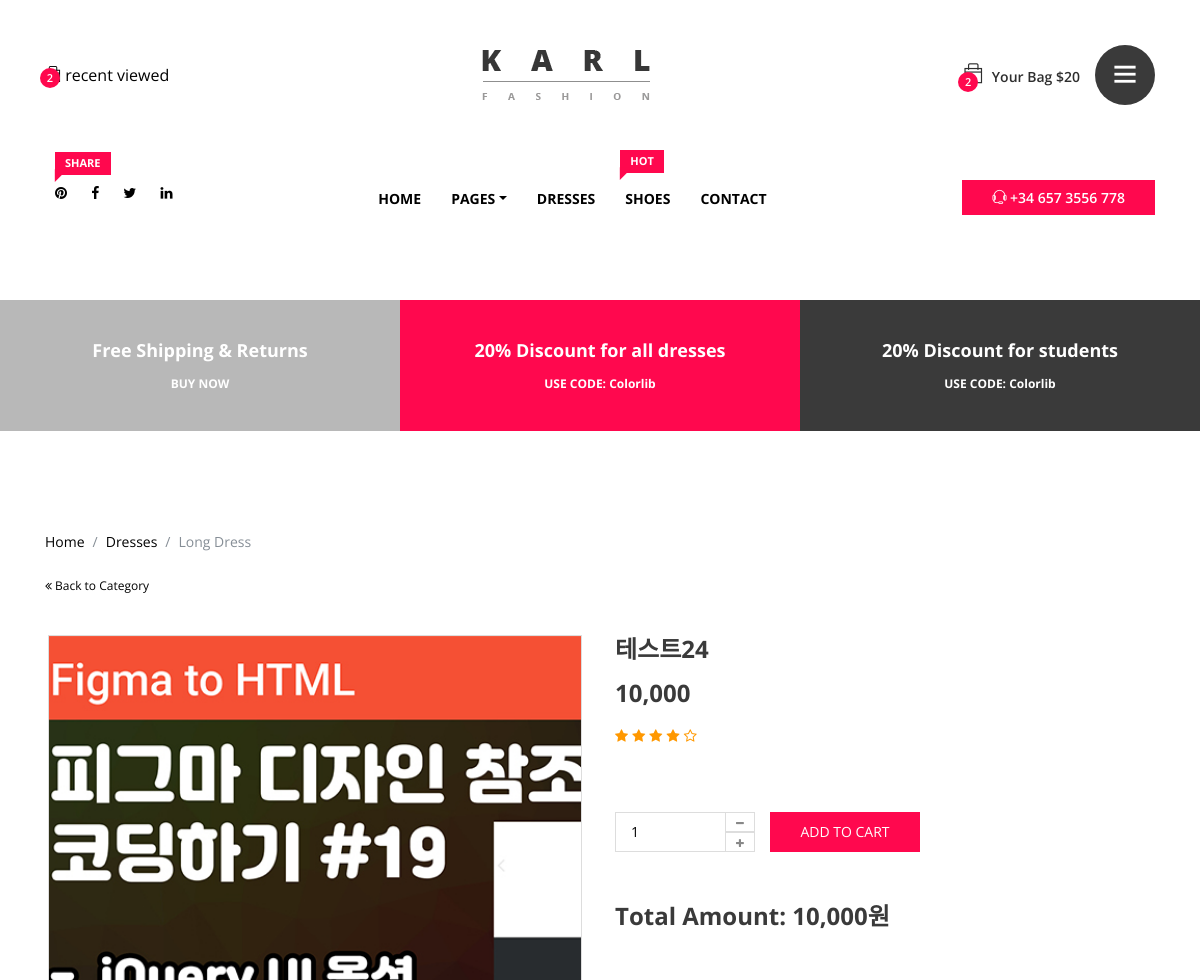
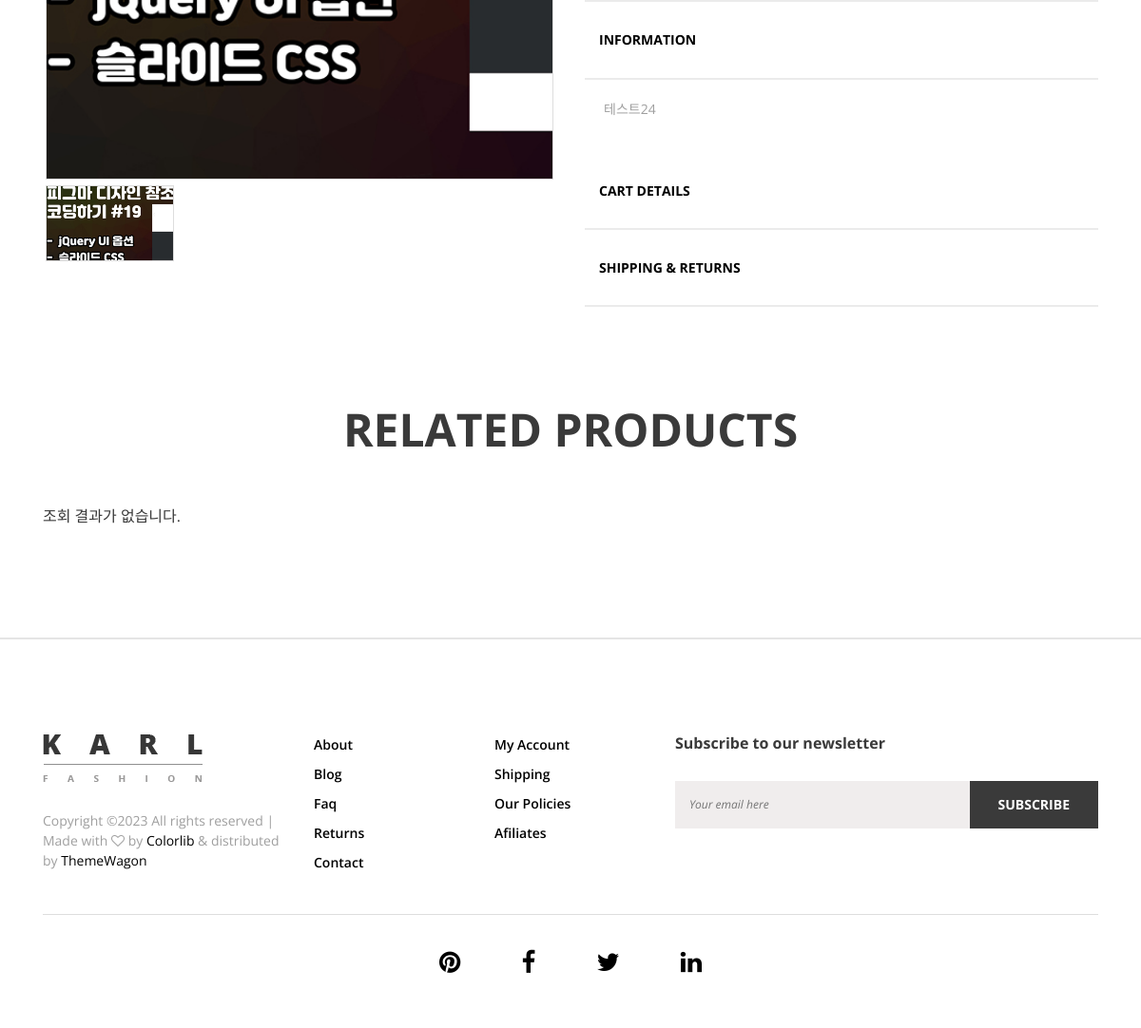
/product_details.php?pid=24, run on the app's committed database (2 pictures, top to bottom).
### tables this page shows
CREATE TABLE `products` (
  `pid` int(11) NOT NULL,
  `name` varchar(500) NOT NULL,
  `cate` varchar(100) DEFAULT NULL,
  `content` text DEFAULT NULL,
  `thumbnail` varchar(100) DEFAULT NULL,
  `price` double DEFAULT NULL,
  `sale_price` double DEFAULT NULL,
  `sale_ratio` double DEFAULT NULL,
  `cnt` int(11) DEFAULT NULL,
  `sale_cnt` int(11) DEFAULT NULL,
  `isnew` tinyint(4) DEFAULT NULL,
  `isbest` tinyint(4) DEFAULT NULL,
  `isrecom` tinyint(4) DEFAULT NULL,
  `ismain` tinyint(4) DEFAULT NULL,
  `locate` tinyint(4) DEFAULT NULL,
  `userid` varchar(100) DEFAULT NULL,
  `sale_end_date` datetime DEFAULT NULL,
  `reg_date` datetime DEFAULT NULL,
  `status` tinyint(4) DEFAULT 0,
  `delivery_fee` double DEFAULT NULL,
  `file_table_id` varchar(50) DEFAULT NULL,
  `option_id` varchar(50) DEFAULT NULL
);

### product_details.php (the view, shortened to what this page needs)
<?php
include_once $_SERVER['DOCUMENT_ROOT'].'/abcmall/inc/header.php';
$pid = $_GET['pid'];
$sql = "SELECT * FROM products where pid={$pid}";
$result = $mysqli -> query($sql);
$rs = $result -> fetch_object();
?>
        <div class="breadcumb_area">
            <div class="container">
                <div class="row">
                    <div class="col-12">
                        <ol class="breadcrumb d-flex align-items-center">
                            <li class="breadcrumb-item"><a href="#">Home</a></li>
                            <li class="breadcrumb-item"><a href="#">Dresses</a></li>
                            <li class="breadcrumb-item active">Long Dress</li>
                        </ol>
                        <a href="#" class="backToHome d-block"><i class="fa fa-angle-double-left"></i> Back to Category</a>
                    </div>
                </div>
            </div>
        </div>
        <section class="single_product_details_area section_padding_0_100">
            <div class="container">
                <div class="row">
                    <div class="col-12 col-md-6">
                        <div class="single_product_thumb">
                            <div id="product_details_slider" class="carousel slide" data-ride="carousel">
                                <ol class="carousel-indicators">
                                    <li class="active" data-target="#product_details_slider" data-slide-to="0" style="background-image: url(<?= $rs->thumbnail; ?>);">
                                    </li>
                                </ol>
                                <div class="carousel-inner">
                                    <div class="carousel-item active">
                                        <a class="gallery_img" href="<?= $rs->thumbnail; ?>">
                                        <img class="d-block w-100" src="<?= $rs->thumbnail; ?>" alt="First slide">
                                        </a>
                                    </div>
                                </div>
                            </div>
                        </div>
                    </div>
                    <div class="col-12 col-md-6">
                        <div class="single_product_desc">
                            <h4 class="title"><?= $rs->name; ?></h4>
                            <h4 class="price number"><?= $rs->price; ?></h4>
                            <div class="single_product_ratings mb-15">
                                <i class="fa fa-star" aria-hidden="true"></i>
                                <i class="fa fa-star" aria-hidden="true"></i>
                                <i class="fa fa-star" aria-hidden="true"></i>
                                <i class="fa fa-star" aria-hidden="true"></i>
                                <i class="fa fa-star-o" aria-hidden="true"></i>
                            </div>
                            <form class="cart mb-50" method="post">
                                <div class="d-flex">
                                    <div class="quantity">
                                        <span class="qty-minus"><i class="fa fa-minus" aria-hidden="true"></i></span>
                                        <input type="number" class="qty-text" id="qty" step="1" min="1" max="12" name="quantity" value="1">
                                        <span class="qty-plus"><i class="fa fa-plus" aria-hidden="true"></i></span>
                                    </div>
                                    <button type="submit" name="addtocart" value="5" class="btn cart-submit d-block">Add to cart</button>
                                </div>
                                <h4 class="mt-50">Total Amount: <span class="totalprice number"><?= $rs->price; ?></span>원</h4>
                            </form>
                            <div id="accordion" role="tablist">
                                <div class="card">
                                    <div class="card-header" role="tab" id="headingOne">
                                        <h6 class="mb-0">
                                            <a data-toggle="collapse" href="#collapseOne" aria-expanded="true" aria-controls="collapseOne">Information</a>
                                        </h6>
                                    </div>
                                    <div id="collapseOne" class="collapse show" role="tabpanel" aria-labelledby="headingOne" data-parent="#accordion">
                                        <div class="card-body">
                                          <?= $rs->content; ?>
                                        </div>
                                    </div>
                                </div>
                                <div class="card">
                                    <div class="card-header" role="tab" id="headingTwo">
                                        <h6 class="mb-0">
                                            <a class="collapsed" data-toggle="collapse" href="#collapseTwo" aria-expanded="false" aria-controls="collapseTwo">Cart Details</a>
                                        </h6>
                                    </div>
                                </div>
                                <div class="card">
                                    <div class="card-header" role="tab" id="headingThree">
                                        <h6 class="mb-0">
                                            <a class="collapsed" data-toggle="collapse" href="#collapseThree" aria-expanded="false" aria-controls="collapseThree">shipping &amp; Returns</a>
                                        </h6>
                                    </div>
                                </div>
                            </div>
                        </div>
                    </div>
                </div>
            </div>
        </section>
        <section class="you_may_like_area clearfix">
            <div class="container">
                <div class="row">
                    <div class="col-12">
                        <div class="section_heading text-center">
                            <h2>related Products</h2>
                        </div>
                    </div>
                </div>
                <div class="row">
                    <div class="col-12">
                        <div class="you_make_like_slider owl-carousel">
                        <?php
                  if(isset($rr)){
                    foreach($rr as $item){
                  ?>
                    <div class="single_gallery_item">
                        <div class="product-img">
                            <img src="<?php echo $item->thumbnail ?>" alt="<?php echo $item->name ?>">
                            <div class="product-quicview">
                                <a href="#" data-toggle="modal" data-target="#quickview"><i class="ti-plus"></i></a>
                            </div>
                        </div>
                        <div class="product-description">
                            <h4 class="product-price"><?php echo $item->price ?></h4>
                            <p><a href="product_details.php?pid=<?php echo $item->pid ?>"><?php echo $item->name ?></a></p>
                            <a href="#" class="add-to-cart-btn">ADD TO CART</a>
                        </div>
                    </div>
                    <?php
                        }
                      } else {
                    ?>
                      <div class="single_gallery_item">
                          <p>조회 결과가 없습니다.</p>
                      </div>
                      <?php
                        }
                      ?>
                        </div>
                    </div>
                </div>
            </div>
        </section>
<?php
include_once $_SERVER['DOCUMENT_ROOT'].'/abcmall/inc/footer.php';
?>

### css/core-style.css (style rules this page uses)
* { margin: 0; padding: 0; }
body { font-family: 'Open Sans', sans-serif; font-weight: 400; overflow-x: hidden; }
h1, h2, h3, h4, h5, h6 { color: #3a3a3a; line-height: 1.2; font-family: 'Open Sans', sans-serif; font-weight: 700; }
p { color: #3a3a3a; font-size: 1em; line-height: 1.5; font-family: 'Open Sans', sans-serif; font-weight: 400; }
ul, ol { margin: 0; }
ol li, ul li { list-style: outside none none; }
img { height: auto; max-width: 100%; }
.mt-50 { margin-top: 50px; }
.mb-15 { margin-bottom: 15px; }
.mb-50 { margin-bottom: 50px; }
.section_padding_0_100 { padding: 0 0 100px; }
.section_heading { margin-bottom: 50px; position: relative; z-index: 1; }
.section_heading h2 { font-size: 48px; margin-bottom: 0; text-transform: uppercase; }
.cart { position: relative; z-index: 200; }
.single_gallery_item { margin-bottom: 100px; overflow: hidden }
.breadcumb_area { padding-top: 100px; padding-bottom: 40px; }
.breadcumb_area .breadcrumb { margin-bottom: 0; background-color: transparent; padding: 0; }
.breadcumb_area .breadcrumb-item, .breadcumb_area .breadcrumb-item>a { text-transform: capitalize; font-size: 14px; }
.backToHome { font-size: 12px; margin-top: 25px; }
.single_product_thumb { margin-bottom: 100px; }
.single_product_thumb .carousel-indicators { bottom: -86px; -webkit-box-pack: left; -ms-flex-pack: left; justify-content: left; left: 0; margin: 0; display: -moz-flex; display: -ms-flex; display: -o-flex; display: -webkit-box; display: -ms-flexbox; display: flex; width: 100%; }
.single_product_thumb .carousel-indicators li { background-position: center center; background-size: cover; height: 80px; width: 25%; }
.single_product_thumb .carousel-inner { border: 1px solid #ddd; margin: 0 3px; width: calc(100% - 6px); }
.single_product_thumb .carousel-indicators li.active { border: 1px solid #ddd; }
.single_product_desc { position: relative; z-index: 1; }
.single_product_desc .title { font-size: 24px; margin-bottom: 15px; }
.single_product_desc .price { margin-bottom: 15px; }
.single_product_desc .single_product_ratings i { color: #ff9800; font-size: 14px; }
.single_product_desc .cart .qty-text { border: 1px solid #ddd; height: 40px; padding: 5px 15px; width: 140px; -moz-appearance: textfield; -webkit-appearance: textfield; appearance: textfield; font-size: 14px; }
.single_product_desc .cart .quantity { display: inline-block; float: left; position: relative; z-index: 1; }
.single_product_desc .cart .qty-minus, .single_product_desc .cart .qty-plus { background-color: #fff; border: 1px solid #ddd; display: block; height: 20px; position: absolute; right: 0; text-align: center; top: 0; width: 30px; z-index: 99; cursor: pointer; font-size: 10px; line-height: 20px; color: #888; }
.single_product_desc .cart .qty-plus { top: auto; bottom: 0; }
.single_product_desc .cart .cart-submit { background-color: #ff084e; border: medium none; color: #fff; font-size: 14px; height: 40px; margin-left: 15px; text-transform: uppercase; width: 150px; cursor: pointer; border-radius: 0; }
.single_product_desc .card-header { padding: 30px 15px; margin-bottom: 0; background-color: transparent; border-bottom: 2px solid #ebebeb; }
.single_product_desc .card-header h6 a { font-size: 14px; font-weight: 700; text-transform: uppercase; }
.single_product_desc .card-body p { font-size: 14px; color: #9f9f9f; }
.single_product_desc .card { border: none; }
.single_product_desc .card:first-child { border-top: 2px solid #ebebeb; border-bottom: none; border-left: none; border-radius: 0; border-right: none; }

### css/style.css (style rules this page uses)
body { background: #ebebeb; }

### data on the page
products: thumbnail (picture), name "테스트24", price "10,000", content "테스트24"
